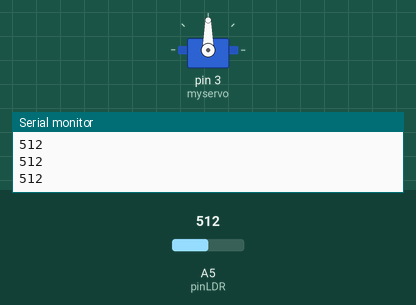
The sketch below on a simulated Arduino Uno, built with avr-gcc and run on an emulated ATmega328P. Shown: servo, the last lines printed to the serial monitor. The inputs (shaded band) are chosen by the test bench; at power-on: A5 (pinLDR) = 512.

Above: at 1.2 s.
1.3 s: A5 (pinLDR) set to 97
2.8 s: A5 (pinLDR) set to 83
At 2.95 s:
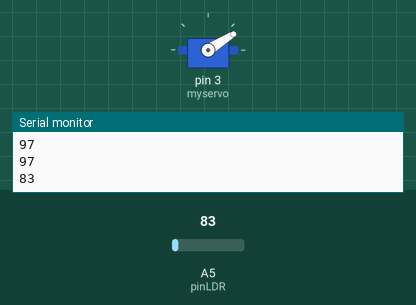
5.8 s: A5 (pinLDR) set to 100
At 7.0 s:
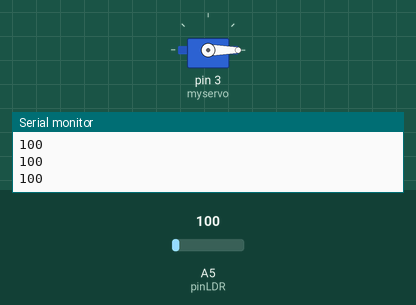
7.3 s: A5 (pinLDR) set to 80
At 9.58 s:
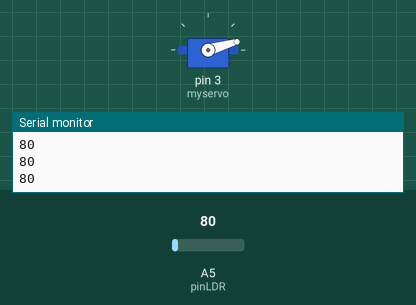
Timing chart, 0 to 11.3 s (numbered marks = the images above; inputs shaded):
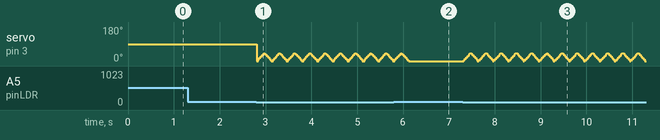

The sketch:

sketch_apr20a.ino
```cpp
#include <Servo.h>

Servo myservo;  // crea el objeto servo

int pos = 0;    // posicion del servo
 int pinLDR = A5;
void setup() {
   myservo.attach(3);  // vincula el servo al pin digital 9

Serial.begin(9600);
}

void loop() {

int valorLDR = analogRead(pinLDR);
Serial.println(valorLDR);

  if(valorLDR < 90   )
  {
   //varia la posicion de 0 a 180, con esperas de 15ms
   for (pos = 0; pos <= 40; pos +=4)
   {
      myservo.write(pos);
      delay(15);
   }

   //varia la posicion de 0 a 180, con esperas de 15ms
   for (pos = 40; pos >= 0; pos -= 4)
   {
      myservo.write(pos);
      delay(15);
   }}
}
```

Measured:
- the behaviour switches between 90 and 89 on A5 (pinLDR) (found by bisection; images 0 and 1)
- after the input at 2.8 s, servo on pin 3 (myservo): 90° → 0° at once, then repeats every 0.33 s: 8° 0.03 s, 16° 0.03 s, 24° 0.03 s, 32° 0.03 s, 40° 0.03 s, 36° 0.03 s, 28° 0.03 s, 20° 0.03 s, 12° 0.03 s, 4° 0.02 s, 0° 0.05 s
- after the input at 5.8 s, servo on pin 3 (myservo): goes on until 6.1 s, then stays 0°
- after the input at 7.3 s, servo on pin 3 (myservo): 0° → 4° at once, then repeats every 0.33 s: 12° 0.03 s, 20° 0.03 s, 28° 0.03 s, 36° 0.02 s, 40° 0.05 s, 32° 0.03 s, 24° 0.03 s, 16° 0.03 s, 8° 0.03 s, 0° 0.03 s, 4° 0.03 s
